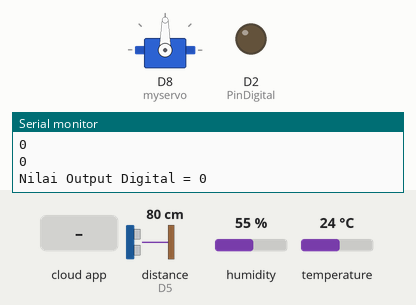
A sketch run on a simulated ESP8266 (NodeMCU). Shown: servo, output pins drawn as LEDs (lit = HIGH), the last lines printed to the serial monitor. The inputs (shaded band) are chosen by the test bench; at power-on: distance to the obstacle (sensor on D5) 80 cm, humidity 55 %, temperature 24 °C. The echo pulse lasts 58.3 µs per cm; WiFi joins after 1.5 s; servers stay silent unless stated; the Firebase database answers and starts empty; pins used as bus, display or sensor lines are not drawn.

Above: at 2.7 s.
2.8 s: the phone or cloud app sets SwitchFan to 1
At 8.17 s:
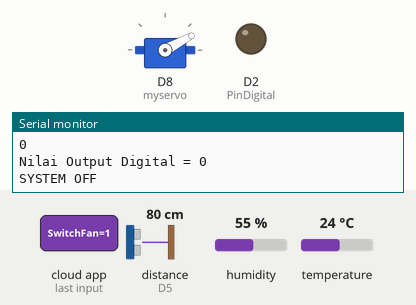
10.1 s: the phone or cloud app sets SwitchLed to 1
18.4 s: the phone or cloud app sets Switch to 1
At 21.9 s:
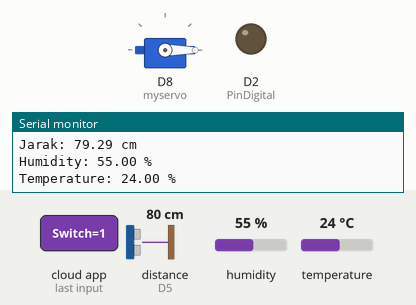
22.2 s: distance to the obstacle (sensor on D5) set to 24 cm
26.9 s: distance to the obstacle (sensor on D5) set to 19 cm
At 32.0 s:
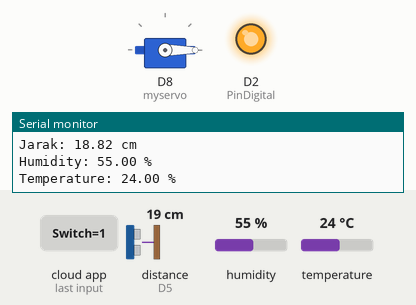
37.3 s: humidity set to 63 %
42.2 s: humidity set to 66 %
At 46.49 s:
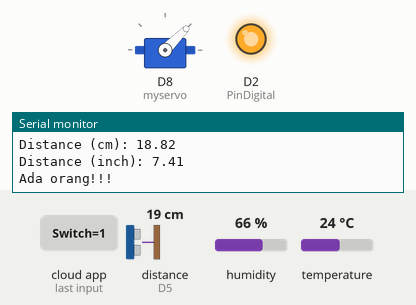
Timing chart, 0 to 49.7 s (numbered marks = the images above; inputs shaded):
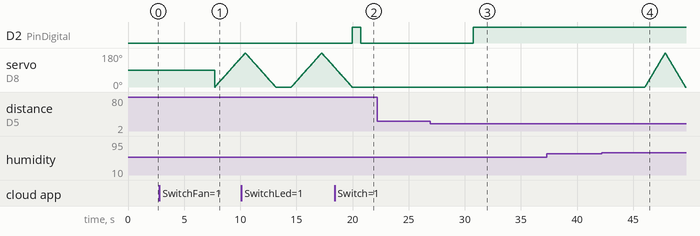

Measured:
- the behaviour switches between 21 and 20 cm on distance to the obstacle (sensor on D5) (found by bisection; images 2 and 3)
- the behaviour switches between 64 and 65 % on humidity (found by bisection; images 3 and 4)
- after the input at 18.4 s, servo on D8 (myservo): goes on until 19.9 s, then stays 0°
- after the input at 26.9 s, D2 (PinDigital): LOW → HIGH after 3.8 s
- after the input at 42.2 s, servo on D8 (myservo): rises from 0° to 180° in 1.8 s, then falls to 0° in 1.8 s

The sketch:

Projek_Embedded_system_dan_IoT_Platfrom12.ino
```cpp
#include <Arduino.h>
#include <ESP8266WiFi.h>
#include <FirebaseESP8266.h>
#include <DHT.h>
#include <addons/RTDBHelper.h>
#include <addons/TokenHelper.h>
#include <Servo.h>

Servo myservo;  // create servo object to control a servo

#define ssid ""  //WiFi SSID
#define password ""  //WiFi Password
#define FIREBASE_HOST ""       //Firebase Project URL Remove "https:" , "\" and "/"
#define FIREBASE_AUTH ""      //Firebase Auth Token

FirebaseData fbdo; //fbdo adalah variabel.
FirebaseConfig config;

#define SOUND_VELOCITY 0.034
#define CM_TO_INCH 0.393701
#define DHTTYPE DHT11

// mendefinisikan pin yang digunakan adalah pin Digital
#define DHTPIN D7
#define PinDigital D2

int NilaiDigital;
int Power;
bool PowerF;
bool PowerL;
float Temp;
float Hump;
const int trigPin = D6;
const int echoPin = D5;

//define sound velocity in cm/uS

long duration;
float distanceCm;
float distanceInch;
int pos = 0;

unsigned long sendDataPrevMillis = 0;
unsigned long sendDataUSMillis = 0;
unsigned long sendDataLOMillis = 0;

DHT dht(DHTPIN, DHTTYPE);

void setup() {
  Serial.begin(115200);
  pinMode(PinDigital, OUTPUT);
  pinMode(trigPin, OUTPUT);
  pinMode(echoPin, INPUT);
  myservo.attach(D8);  // attaches the servo on pin 9 to the servo object

  WiFi.begin(ssid, password);
  Serial.print(F("Menghubungkan Wi-Fi"));
  while (WiFi.status() != WL_CONNECTED)
  {
    Serial.print(".");
    delay(300);
  }
  Serial.println();
  Serial.print("terhubung dengan WiFi IP: ");
  Serial.println(WiFi.localIP());
  Serial.println();
  config.token_status_callback = tokenStatusCallback;

  Firebase.begin(FIREBASE_HOST, FIREBASE_AUTH);

  Firebase.setFloatDigits(5);
  Firebase.setDoubleDigits(5);


}

void loop() {
if (Firebase.ready() && (millis() - sendDataPrevMillis >= 5000 || sendDataPrevMillis == 0))
{
  sendDataPrevMillis = millis();

  NilaiDigital = 0; // membaca nilai digital
  Hump = dht.readHumidity();
  Temp = dht.readTemperature();

  if(Firebase.RTDB.getInt(&fbdo, "/Switch")){
    if(fbdo.dataType() =  "int"){
      Power = fbdo.intData();
    }
  }

  if(Firebase.RTDB.getBool(&fbdo, "/ESP32_DEVICE/SwitchFan")){
    if(fbdo.dataType() =  "boolean"){
      PowerF = fbdo.boolData();
    }
  }

  if(Firebase.RTDB.getBool(&fbdo, "/ESP32_DEVICE/SwitchLed")){
    if(fbdo.dataType() =  "boolean"){
      PowerL = fbdo.boolData();
    }
  }
  Serial.println(Power);
  Serial.println(PowerF);
  Serial.println(PowerL);

  Serial.print(F("Nilai Output Digital = "));
  Serial.println(NilaiDigital);

  //Proses Kirim Data
  if (Power == 1) {
      Firebase.setString(fbdo, "/System", "ON");
      trigger();
      logic();
      aircheck();
      Firebase.setInt(fbdo, "/ESP32_DEVICE/Touch", NilaiDigital);
      Firebase.setFloat(fbdo, "/ESP32_DEVICE/Humidity", Hump);
      Firebase.setFloat(fbdo, "/ESP32_DEVICE/Temperature", Temp);
      Serial.print(F("Jarak: "));
      Serial.print(distanceCm);
      Serial.print (F(" cm"));
      Serial.print(F("\nHumidity: "));
      Serial.print(Hump);
      Serial.print (F(" %"));
      Serial.print(F("\nTemperature: "));
      Serial.print(Temp);
      Serial.print (F(" %"));
      Serial.println (" ");
      }
  else{
      NilaiDigital = 0;
      distanceCm = 0;
      Hump = 0;
      Temp = 0;
      Firebase.setString(fbdo, "/System", "OFF");
      Firebase.setInt(fbdo, "/ESP32_DEVICE/Touch", NilaiDigital);
      Firebase.setFloat(fbdo, "/ESP32_DEVICE/Distance", distanceCm);
      Firebase.setFloat(fbdo, "/ESP32_DEVICE/Humidity", Hump);
      Firebase.setFloat(fbdo, "/ESP32_DEVICE/Temperature", Temp);
      Serial.println(F("SYSTEM OFF"));
      fancek();
      lightcek();
      }
  }
}

void logic() {
  if (distanceCm <= 20) {
      digitalWrite(PinDigital, HIGH);
      Firebase.setBool(fbdo, "/ESP32_DEVICE/SwitchLed", true);
    Serial.println(F("Ada orang!!!"));
  }

  else if (( distanceCm > 20 ) && ( distanceCm < 90)) {

      digitalWrite(PinDigital, LOW);
      Firebase.setBool(fbdo, "/ESP32_DEVICE/SwitchLed", false);
    Serial.println (F("Hanya orang lewat"));

  }

  else if ( distanceCm >= 80) {

      digitalWrite(PinDigital, LOW);
      Firebase.setBool(fbdo, "/ESP32_DEVICE/SwitchLed", false);
    Serial.println (F("Tidak ada orang"));
  }
}

void aircheck(){
  if(Hump >=  65 || Temp >= 32){
    Firebase.setBool(fbdo, "/ESP32_DEVICE/SwitchFan", true);
    PowerF = true;
    for (pos = 0; pos <= 180; pos += 1) {
    myservo.write(pos);
    delay(10);
    }
    for (pos = 180; pos >= 0; pos -= 1) {
    myservo.write(pos);
    delay(10);
    }
    Serial.println(F("Kipas Nyala"));
  }

  else if(Hump < 65 || Temp < 32){
      PowerF = false;
      Firebase.setBool(fbdo, "/ESP32_DEVICE/SwitchFan", false);
      Serial.println(F("Kipas Mati"));
  }
}

void fancek(){
  if(PowerF == true){
    for (pos = 0; pos <= 180; pos += 1) {
    myservo.write(pos);
    delay(15);
    }
    for (pos = 180; pos >= 0; pos -= 1) {
    myservo.write(pos);
    delay(15);
    }
    Serial.println(F("Kipas Nyala"));
  }
  else{
    PowerF = false;
    Firebase.setBool(fbdo, "/ESP32_DEVICE/SwitchFan", false);
    Serial.println(F("Kipas Mati"));
  }
}

void lightcek(){
  if(PowerL == true){
  digitalWrite(PinDigital, HIGH);
  Serial.println(F("Lampu Nyala"));

  }else{
    Firebase.setBool(fbdo, "/ESP32_DEVICE/SwitchLed", false);
    PowerL = false;
    digitalWrite(PinDigital, LOW);
    Serial.println(F("Lampu Mati"));
  }
}


void trigger() {
  // Clears the trigPin
  digitalWrite(trigPin, LOW);
  delayMicroseconds(2);
  // Sets the trigPin on HIGH state for 10 micro seconds
  digitalWrite(trigPin, HIGH);
  delayMicroseconds(10);
  digitalWrite(trigPin, LOW);

  // Reads the echoPin, returns the sound wave travel time in microseconds
  duration = pulseIn(echoPin, HIGH);

  // Calculate the distance
  distanceCm = duration * SOUND_VELOCITY/2;

  // Convert to inches
  distanceInch = distanceCm * CM_TO_INCH;

  // Prints the distance on the Serial Monitor
  Serial.print(F("Distance (cm): "));
  Serial.println(distanceCm);
  Firebase.setFloat(fbdo, "/ESP32_DEVICE/Distance", distanceCm);
  Serial.print(F("Distance (inch): "));
  Serial.println(distanceInch);
}
```
